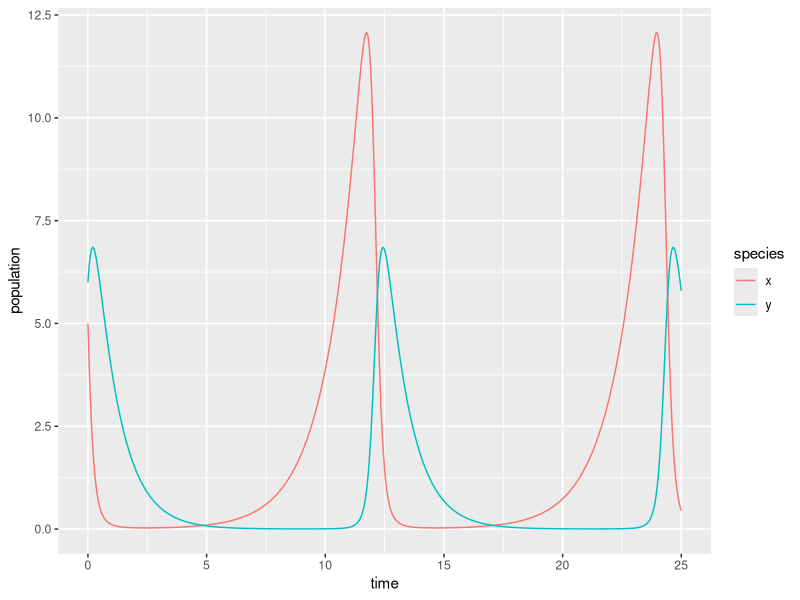

Reproduce this figure in R.
## ---- chunk 1
knitr::opts_chunk$set(echo = TRUE)
library(tidyverse)
library(deSolve)
library(kableExtra)
## ---- chunk 2
# Create a sequence of times (days): 
time <- seq(0, 25, by = 0.05)

# Set some parameter values (these can change - keep it in mind):
parameters <- c(alpha = .75, beta = 0.8, delta = 0.5, gamma = 1)

# Set the initial condition (prey and predator populations at t = 0).
# Recall: x = prey, y = predator
init_cond <- c(x = 5, y = 6)

# Prepare the series of differential equations as a function: 
lk_equations <- function(time, init_cond, parameters) {
  with(as.list(c(init_cond, parameters)), {
    dxdt = alpha * x - beta * x * y
    dydt = delta * x * y - gamma * y
    return(list(c(dxdt, dydt)))
  })
}

# Find the approximate the solution using `deSolve::ode()`:
approx_lk <- ode(y = init_cond, times = time, func = lk_equations, parms = parameters)

# Check the class: 
class(approx_lk)

# We really want this to be a data frame, and we want both prey (x) and predator (y) to be in the same column -- we'll learn why in EDS 221 (tidy data)
approx_lk_df <- data.frame(approx_lk) %>% 
  pivot_longer(cols = c(x,y), names_to = "species", values_to = "population")

# Plot it! 
ggplot(data = approx_lk_df, aes(x = time, y = population)) +
  geom_line(aes(color = species))
